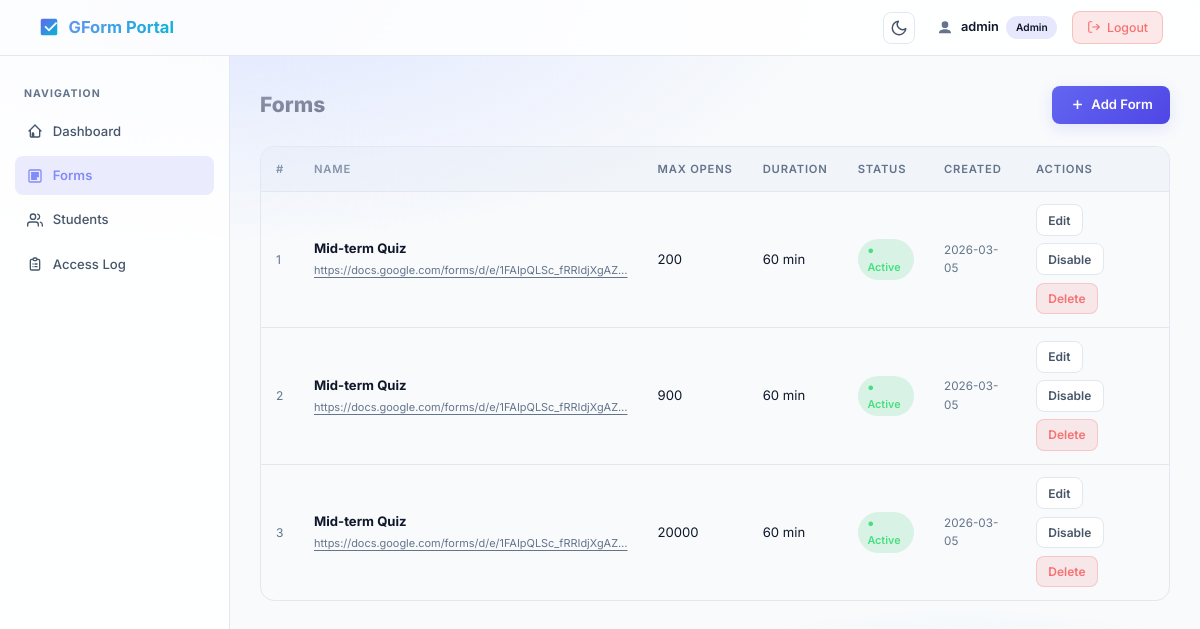
The app's page /admin/forms.php (signed in) with its own data.
### tables this page shows
CREATE TABLE forms (
                id          INTEGER PRIMARY KEY AUTOINCREMENT,
                name        TEXT NOT NULL,
                url         TEXT NOT NULL,
                max_opens   INTEGER NOT NULL DEFAULT 1,
                duration    INTEGER NOT NULL DEFAULT 30,
                active      INTEGER NOT NULL DEFAULT 1,
                created_at  TEXT DEFAULT (datetime('now'))
            );

### src/Database.php (called while the page is built, shortened)
<?php
class Database
{
    private static ?PDO $instance = null;
    public static function get(): PDO
    {
        if (self::$instance === null) {
            $dir = dirname(DB_PATH);
            self::$instance = new PDO('sqlite:' . DB_PATH, null, null, [
                PDO::ATTR_ERRMODE            => PDO::ERRMODE_EXCEPTION,
                PDO::ATTR_DEFAULT_FETCH_MODE => PDO::FETCH_ASSOC,
            ]);
            self::$instance->exec('PRAGMA journal_mode=WAL;');
            self::$instance->exec('PRAGMA foreign_keys=ON;');
            self::migrate(self::$instance);
        }
        return self::$instance;
    }
    private static function migrate(PDO $db): void
    {
        $db->exec("
            CREATE TABLE IF NOT EXISTS admins (
                id        INTEGER PRIMARY KEY AUTOINCREMENT,
                username  TEXT NOT NULL UNIQUE,
                password  TEXT NOT NULL,
                theme     TEXT DEFAULT 'dark',
                created_at TEXT DEFAULT (datetime('now'))
            );
            CREATE TABLE IF NOT EXISTS students (
                id         INTEGER PRIMARY KEY AUTOINCREMENT,
                username   TEXT NOT NULL UNIQUE,
                password   TEXT NOT NULL,
                full_name  TEXT NOT NULL,
                active     INTEGER NOT NULL DEFAULT 1,
                theme      TEXT DEFAULT 'dark',
                created_at TEXT DEFAULT (datetime('now'))
            );
            CREATE TABLE IF NOT EXISTS forms (
                id          INTEGER PRIMARY KEY AUTOINCREMENT,
                name        TEXT NOT NULL,
                url         TEXT NOT NULL,
                max_opens   INTEGER NOT NULL DEFAULT 1,
                duration    INTEGER NOT NULL DEFAULT 30,
                active      INTEGER NOT NULL DEFAULT 1,
                created_at  TEXT DEFAULT (datetime('now'))
            );
            CREATE TABLE IF NOT EXISTS access_log (
                id          INTEGER PRIMARY KEY AUTOINCREMENT,
                student_id  INTEGER NOT NULL REFERENCES students(id),
                form_id     INTEGER NOT NULL REFERENCES forms(id),
                opened_at   TEXT DEFAULT (datetime('now'))
            );
        ");
        try { $db->exec("ALTER TABLE admins ADD COLUMN theme TEXT DEFAULT 'dark'"); } catch (Exception $e) {}
        try { $db->exec("ALTER TABLE students ADD COLUMN theme TEXT DEFAULT 'dark'"); } catch (Exception $e) {}
        $count = (int)$db->query("SELECT COUNT(*) FROM admins")->fetchColumn();
    }
    public static function getAllForms(): array
    {
        return self::get()->query("SELECT * FROM forms ORDER BY created_at DESC")->fetchAll();
    }
}

### public/admin/forms.php (the view, shortened to what this page needs)
<?php
require_once __DIR__ . '/../../src/bootstrap.php';
require_once __DIR__ . '/../../src/AdminLayout.php';
$forms = Database::getAllForms();
?>
<div class="section-header">
  <div class="section-title">Forms</div>
  <button class="btn btn-primary" onclick="openModal('createModal')">
    <svg width="15" height="15" viewBox="0 0 24 24" fill="none" stroke="currentColor" stroke-width="2.5"><path d="M12 5v14M5 12h14"/></svg>
    Add Form
  </button>
</div>
<?php if (empty($forms)): ?>
  <div class="empty-state">
    <svg width="64" height="64" viewBox="0 0 24 24" fill="var(--text-muted)"><path d="M19 3H5a2 2 0 0 0-2 2v14a2 2 0 0 0 2 2h14a2 2 0 0 0 2-2V5a2 2 0 0 0-2-2zm-5 14H7v-2h7v2zm3-4H7v-2h10v2zm0-4H7V7h10v2z"/></svg>
    <p>No forms added yet. Click "Add Form" to create one.</p>
  </div>
<?php else: ?>
<div class="table-wrap">
  <table>
    <thead>
      <tr>
        <th>#</th><th>Name</th><th>Max Opens</th><th>Duration</th><th>Status</th><th>Created</th><th>Actions</th>
      </tr>
    </thead>
    <tbody>
    <?php foreach ($forms as $i => $f): ?>
      <tr>
        <td class="text-muted" style="font-size:.8rem"><?= $i+1 ?></td>
        <td>
          <strong><?= h($f['name']) ?></strong><br>
          <a href="<?= h($f['url']) ?>" target="_blank" rel="noopener"
             class="text-muted" style="font-size:.73rem;text-decoration:underline;text-underline-offset:3px">
            <?= h(mb_strimwidth($f['url'], 0, 55, '…')) ?>
          </a>
        </td>
        <td><?= (int)$f['max_opens'] ?></td>
        <td><?= (int)$f['duration'] ?> min</td>
        <td>
          <?php if ($f['active']): ?>
            <span class="badge badge-success">● Active</span>
          <?php else: ?>
            <span class="badge badge-danger">✕ Inactive</span>
          <?php endif; ?>
        </td>
        <td class="text-muted" style="font-size:.78rem"><?= h(substr($f['created_at'],0,10)) ?></td>
        <td>
          <div class="gap-1">
            <button class="btn btn-ghost btn-sm"
              onclick='openEditModal(<?= json_encode($f) ?>)'>Edit</button>
            <form method="post" style="display:inline">
              <button class="btn btn-ghost btn-sm"><?= $f['active']?'Disable':'Enable' ?></button>
            </form>
            <form method="post" style="display:inline"
              onsubmit="return confirm('Delete this form? All access logs will also be removed.')">
              <button class="btn btn-danger-ghost btn-sm">Delete</button>
            </form>
          </div>
        </td>
      </tr>
    <?php endforeach; ?>
    </tbody>
  </table>
</div>
<?php endif; ?>

### public/style.css (style rules this page uses)
:root { --primary: #6366f1; --primary-h: #818cf8; --primary-glow: rgba(99, 102, 241, .15); --accent: #06b6d4; --accent-glow: rgba(6, 182, 212, .1); --success: #22c55e; --warning: #f59e0b; --danger: #ef4444; --radius: 14px; --radius-sm: 8px; --radius-lg: 22px; --topbar-h: 56px; font-size: 15px; --bg: #0b0f1a; --bg-card: rgba(255, 255, 255, .04); --bg-card-h: rgba(255, 255, 255, .07); --bg-glass: rgba(14, 20, 36, .85); --border: rgba(255, 255, 255, .08); --border-h: rgba(99, 179, 237, .35); --text: #f1f5f9; --text-muted: #64748b; --text-dim: #94a3b8; --shadow: 0 8px 32px rgba(0, 0, 0, .45); --shadow-lg: 0 20px 60px rgba(0, 0, 0, .6); --mesh-color-1: #1e1b4b55; --mesh-color-2: #0c4a6e44; }
[data-theme="light"] { --bg: #f8fafc; --bg-card: #ffffff; --bg-card-h: #f1f5f9; --bg-glass: rgba(255, 255, 255, .85); --border: #e2e8f0; --border-h: #94a3b8; --text: #0f172a; --text-muted: #64748b; --text-dim: #475569; --shadow: 0 10px 25px -5px rgba(0, 0, 0, 0.05); --shadow-lg: 0 20px 50px -12px rgba(0, 0, 0, 0.1); --mesh-color-1: #e0e7ff; --mesh-color-2: #e0f2fe; }
*, *::before, *::after { box-sizing: border-box; margin: 0; padding: 0; }
html { scroll-behavior: smooth; }
body { font-family: 'Inter', system-ui, sans-serif; background: var(--bg); color: var(--text); min-height: 100vh; line-height: 1.6; -webkit-font-smoothing: antialiased; }
a { color: inherit; text-decoration: none; }
img, svg { display: block; }
button, input, select, textarea { font: inherit; }
body::before { content: ''; position: fixed; inset: 0; background: radial-gradient(ellipse 80% 50% at 20% 0%, var(--mesh-color-1) 0%, transparent 60%), radial-gradient(ellipse 60% 40% at 80% 100%, var(--mesh-color-2) 0%, transparent 60%); pointer-events: none; z-index: 0; }
.table-wrap { overflow-x: auto; border-radius: var(--radius); border: 1px solid var(--border); }
table { width: 100%; border-collapse: collapse; font-size: .875rem; }
th { background: var(--bg-card-h); padding: .85rem 1rem; text-align: left; font-size: .75rem; font-weight: 600; text-transform: uppercase; letter-spacing: .07em; color: var(--text-muted); border-bottom: 1px solid var(--border); white-space: nowrap; }
td { padding: .85rem 1rem; border-bottom: 1px solid var(--border); vertical-align: middle; }
tr:last-child td { border-bottom: none; }
.badge { display: inline-flex; align-items: center; gap: .3rem; padding: .2rem .65rem; border-radius: 99px; font-size: .72rem; font-weight: 600; }
.badge-success { background: rgba(34, 197, 94, .15); color: #4ade80; }
.btn { display: inline-flex; align-items: center; gap: .45rem; padding: .55rem 1.15rem; border-radius: var(--radius-sm); font-weight: 600; font-size: .875rem; cursor: pointer; border: none; transition: all .2s; white-space: nowrap; }
.btn-primary { background: linear-gradient(135deg, var(--primary), #4f46e5); color: #fff; box-shadow: 0 4px 15px var(--primary-glow); }
.btn-ghost { background: var(--bg-card); border: 1px solid var(--border); color: var(--text-dim); }
.btn-danger-ghost { background: rgba(239, 68, 68, .1); border: 1px solid rgba(239, 68, 68, .2); color: #f87171; }
.btn-sm { padding: .35rem .75rem; font-size: .8rem; }
.section-header { display: flex; align-items: center; gap: 1rem; margin-bottom: 1.5rem; flex-wrap: wrap; }
.section-title { font-size: 1.4rem; font-weight: 800; flex: 1; }
.text-muted { color: var(--text-muted); }
.gap-1 { display: flex; gap: .5rem; flex-wrap: wrap; }

### records on screen
forms: name "Mid-term Quiz", url "https://docs.google.com/forms/d/e/1FAIpQLSc_fRRIdjXgAZ…", max_opens "200", duration "60", active "● Active", created_at "2026-03-05"
forms: name "Mid-term Quiz", url "https://docs.google.com/forms/d/e/1FAIpQLSc_fRRIdjXgAZ…", max_opens "900", duration "60", active "● Active", created_at "2026-03-05"
forms: name "Mid-term Quiz", url "https://docs.google.com/forms/d/e/1FAIpQLSc_fRRIdjXgAZ…", max_opens "20000", duration "60", active "● Active", created_at "2026-03-05"

### other values on screen
$userName "admin"
$role "Admin"
$p['label'] "Dashboard"
$p['label'] "Forms"
$p['label'] "Students"
$p['label'] "Access Log"
